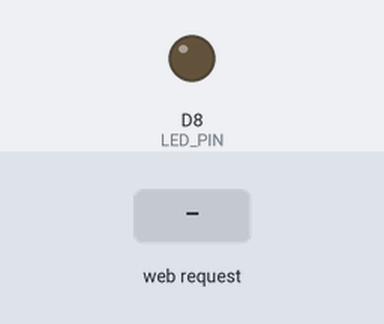
The sketch below on a simulated ESP8266 (NodeMCU). On the bench: output pins drawn as LEDs (lit = HIGH). The test bench sets the inputs (shaded band). WiFi joins after 1.5 s; servers stay silent unless stated; what the sketch prints to the serial monitor is not drawn.

Above: at 7.2 s.
7.3 s: HTTP request GET / received
At 8.7 s:
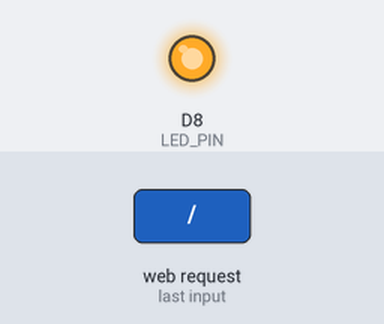
Timing chart, 0 to 10.3 s (numbered marks = the images above; inputs shaded):
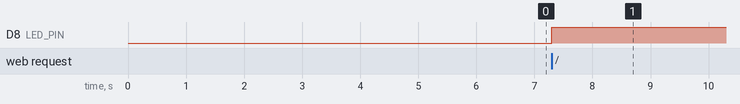

Measured:
- after the input at 7.3 s, D8 (LED_PIN): LOW → HIGH at once

The sketch:

HelloServer.ino
```cpp
#include <ESP8266WiFi.h>

#include <WiFiClient.h>
#include <ESP8266WebServer.h>

#define LED_PIN D8

const char* ssid = "***";
const char* password = "***";

ESP8266WebServer server(80);

void handleRoot() {
  server.send(200, "text/plain", "led high");
  digitalWrite(LED_PIN,HIGH);
}

void setup() {
  Serial.begin(9600);

  pinMode(LED_PIN,OUTPUT);

  WiFi.begin(ssid, password);
  delay(6000);

  Serial.println(WiFi.localIP());

  server.on("/", handleRoot);

  server.begin();
}

void loop() {
  server.handleClient();
}
```
